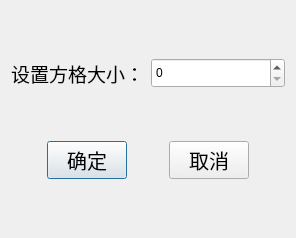
<?xml version="1.0" encoding="UTF-8"?>
<ui version="4.0">
 <class>Dialog_2</class>
 <widget class="QDialog" name="Dialog_2">
  <property name="geometry">
   <rect>
    <x>0</x>
    <y>0</y>
    <width>296</width>
    <height>238</height>
   </rect>
  </property>
  <property name="windowTitle">
   <string>Dialog</string>
  </property>
  <layout class="QGridLayout" name="gridLayout">
   <item row="0" column="0">
    <layout class="QHBoxLayout" name="horizontalLayout">
     <item>
      <widget class="QLabel" name="label">
       <property name="font">
        <font>
         <family>楷体</family>
         <pointsize>14</pointsize>
        </font>
       </property>
       <property name="text">
        <string>设置方格大小：</string>
       </property>
      </widget>
     </item>
     <item>
      <widget class="QSpinBox" name="spinBox">
       <property name="minimumSize">
        <size>
         <width>0</width>
         <height>30</height>
        </size>
       </property>
      </widget>
     </item>
    </layout>
   </item>
   <item row="1" column="0">
    <layout class="QHBoxLayout" name="horizontalLayout_2">
     <item>
      <spacer name="horizontalSpacer_2">
       <property name="orientation">
        <enum>Qt::Horizontal</enum>
       </property>
       <property name="sizeHint" stdset="0">
        <size>
         <width>40</width>
         <height>20</height>
        </size>
       </property>
      </spacer>
     </item>
     <item>
      <widget class="QPushButton" name="pushButton">
       <property name="font">
        <font>
         <pointsize>15</pointsize>
        </font>
       </property>
       <property name="text">
        <string>确定</string>
       </property>
      </widget>
     </item>
     <item>
      <spacer name="horizontalSpacer">
       <property name="orientation">
        <enum>Qt::Horizontal</enum>
       </property>
       <property name="sizeHint" stdset="0">
        <size>
         <width>40</width>
         <height>20</height>
        </size>
       </property>
      </spacer>
     </item>
     <item>
      <widget class="QPushButton" name="pushButton_2">
       <property name="font">
        <font>
         <pointsize>15</pointsize>
        </font>
       </property>
       <property name="text">
        <string>取消</string>
       </property>
      </widget>
     </item>
     <item>
      <spacer name="horizontalSpacer_3">
       <property name="orientation">
        <enum>Qt::Horizontal</enum>
       </property>
       <property name="sizeHint" stdset="0">
        <size>
         <width>40</width>
         <height>20</height>
        </size>
       </property>
      </spacer>
     </item>
    </layout>
   </item>
  </layout>
 </widget>
 <resources/>
 <connections/>
</ui>
